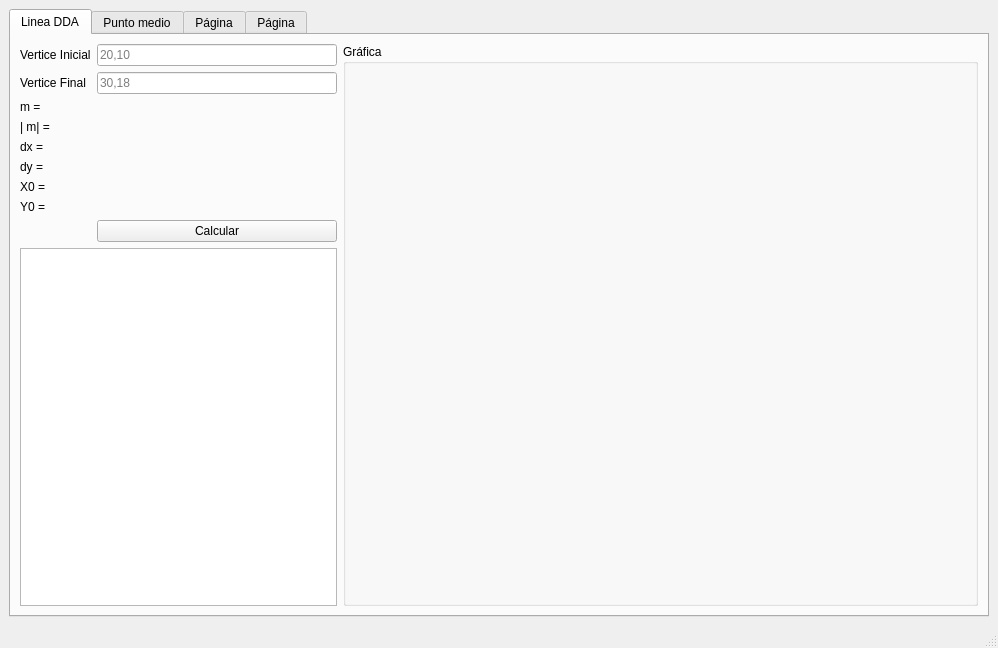
<?xml version="1.0" encoding="UTF-8"?>
<ui version="4.0">
 <class>MainWindow</class>
 <widget class="QMainWindow" name="MainWindow">
  <property name="geometry">
   <rect>
    <x>0</x>
    <y>0</y>
    <width>998</width>
    <height>648</height>
   </rect>
  </property>
  <property name="windowTitle">
   <string>Dibujo de primitivas en 2D</string>
  </property>
  <widget class="QWidget" name="centralwidget">
   <layout class="QHBoxLayout" name="horizontalLayout_2">
    <item>
     <widget class="QTabWidget" name="tabWidget">
      <property name="currentIndex">
       <number>0</number>
      </property>
      <widget class="QWidget" name="tab">
       <attribute name="title">
        <string>Linea DDA</string>
       </attribute>
       <layout class="QHBoxLayout" name="horizontalLayout" stretch="1,2">
        <item>
         <layout class="QFormLayout" name="formLayout">
          <item row="1" column="0">
           <widget class="QLabel" name="label_verticeInicial">
            <property name="text">
             <string>Vertice Inicial</string>
            </property>
           </widget>
          </item>
          <item row="1" column="1">
           <widget class="QLineEdit" name="vertice_inicial">
            <property name="text">
             <string/>
            </property>
            <property name="placeholderText">
             <string>20,10</string>
            </property>
           </widget>
          </item>
          <item row="2" column="0">
           <widget class="QLabel" name="label_verticieFinal">
            <property name="text">
             <string>Vertice Final</string>
            </property>
           </widget>
          </item>
          <item row="2" column="1">
           <widget class="QLineEdit" name="vertice_final">
            <property name="autoFillBackground">
             <bool>false</bool>
            </property>
            <property name="text">
             <string/>
            </property>
            <property name="placeholderText">
             <string>30,18</string>
            </property>
           </widget>
          </item>
          <item row="3" column="0">
           <widget class="QLabel" name="latex">
            <property name="text">
             <string>m = </string>
            </property>
           </widget>
          </item>
          <item row="3" column="1">
           <widget class="QLabel" name="m">
            <property name="text">
             <string/>
            </property>
           </widget>
          </item>
          <item row="4" column="0">
           <widget class="QLabel" name="label_abs_m">
            <property name="text">
             <string>| m| =</string>
            </property>
           </widget>
          </item>
          <item row="4" column="1">
           <widget class="QLabel" name="abs_m">
            <property name="text">
             <string/>
            </property>
           </widget>
          </item>
          <item row="5" column="0">
           <widget class="QLabel" name="label_dx">
            <property name="text">
             <string>dx = </string>
            </property>
           </widget>
          </item>
          <item row="5" column="1">
           <widget class="QLabel" name="dx">
            <property name="text">
             <string/>
            </property>
           </widget>
          </item>
          <item row="6" column="0">
           <widget class="QLabel" name="label_dy">
            <property name="text">
             <string>dy =</string>
            </property>
           </widget>
          </item>
          <item row="6" column="1">
           <widget class="QLabel" name="dy">
            <property name="text">
             <string/>
            </property>
           </widget>
          </item>
          <item row="7" column="0">
           <widget class="QLabel" name="label_x0">
            <property name="text">
             <string>X0 =</string>
            </property>
           </widget>
          </item>
          <item row="7" column="1">
           <widget class="QLabel" name="x0">
            <property name="text">
             <string/>
            </property>
           </widget>
          </item>
          <item row="8" column="0">
           <widget class="QLabel" name="label_y0">
            <property name="text">
             <string>Y0 =</string>
            </property>
           </widget>
          </item>
          <item row="8" column="1">
           <widget class="QLabel" name="y0">
            <property name="text">
             <string/>
            </property>
           </widget>
          </item>
          <item row="9" column="1">
           <widget class="QPushButton" name="boton">
            <property name="text">
             <string>Calcular</string>
            </property>
           </widget>
          </item>
          <item row="10" column="0" colspan="2">
           <widget class="QTableView" name="tablaDatos">
            <attribute name="horizontalHeaderCascadingSectionResizes">
             <bool>false</bool>
            </attribute>
            <attribute name="horizontalHeaderDefaultSectionSize">
             <number>80</number>
            </attribute>
           </widget>
          </item>
         </layout>
        </item>
        <item>
         <widget class="QGroupBox" name="groupBox">
          <property name="title">
           <string>Gráfica</string>
          </property>
          <layout class="QVBoxLayout" name="verticalLayout">
           <item>
            <layout class="QVBoxLayout" name="GraficaMatplot"/>
           </item>
          </layout>
         </widget>
        </item>
       </layout>
      </widget>
      <widget class="QWidget" name="tab_1">
       <attribute name="title">
        <string>Punto medio</string>
       </attribute>
      </widget>
      <widget class="QWidget" name="tab_2">
       <attribute name="title">
        <string>Página</string>
       </attribute>
      </widget>
      <widget class="QWidget" name="tab_3">
       <attribute name="title">
        <string>Página</string>
       </attribute>
      </widget>
     </widget>
    </item>
   </layout>
  </widget>
  <widget class="QMenuBar" name="menubar">
   <property name="geometry">
    <rect>
     <x>0</x>
     <y>0</y>
     <width>998</width>
     <height>26</height>
    </rect>
   </property>
  </widget>
  <widget class="QStatusBar" name="statusbar"/>
 </widget>
 <resources/>
 <connections/>
</ui>
